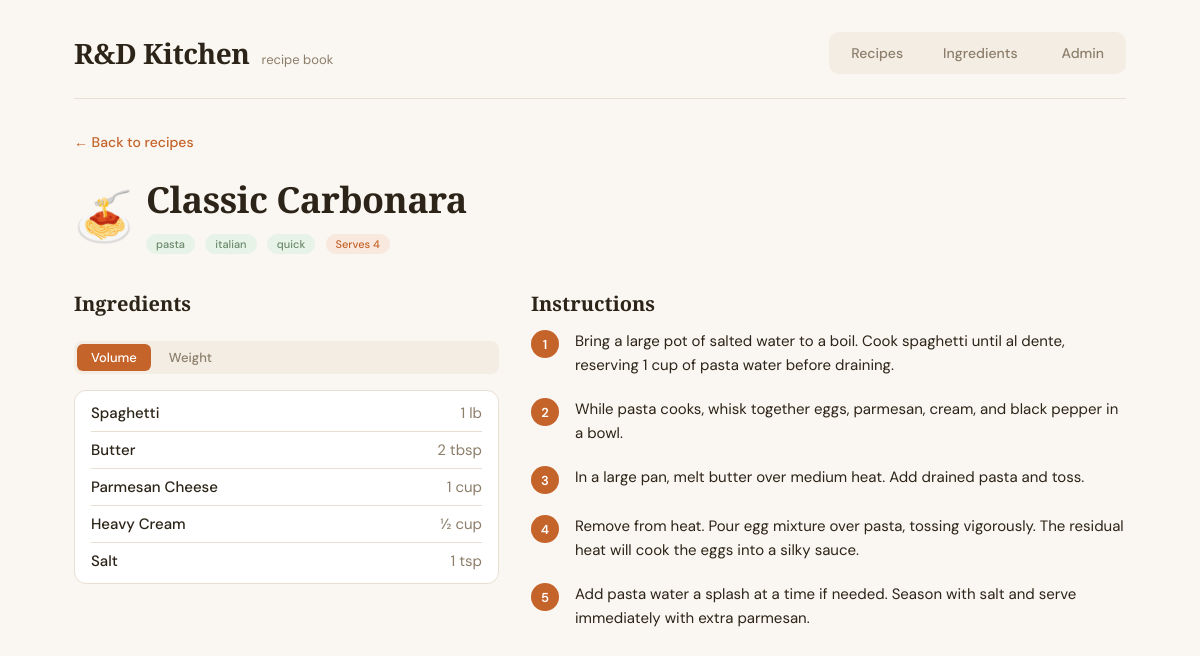
/recipe/1, run on the app's committed database.
### tables this page shows
CREATE TABLE recipe (
    id INTEGER PRIMARY KEY AUTOINCREMENT,
    title TEXT NOT NULL,
    image_path TEXT,
    servings INTEGER NOT NULL DEFAULT 4,
    tags TEXT DEFAULT ''
, source_url TEXT);

CREATE TABLE recipe_ingredient (
    id INTEGER PRIMARY KEY AUTOINCREMENT,
    recipe_id INTEGER NOT NULL REFERENCES recipe(id),
    ingredient_id INTEGER REFERENCES ingredient(id),
    name TEXT NOT NULL,
    amount REAL,
    unit TEXT,
    sort_order INTEGER NOT NULL DEFAULT 0
);

CREATE TABLE recipe_step (
    id INTEGER PRIMARY KEY AUTOINCREMENT,
    recipe_id INTEGER NOT NULL REFERENCES recipe(id),
    step_number INTEGER NOT NULL,
    instruction TEXT NOT NULL
);

### app.py (the view)
@app.route("/recipe/<int:recipe_id>")
def recipe_detail(recipe_id):
    db = get_db()
    recipe = get_recipe_by_id(db, recipe_id)
    if not recipe:
        db.close()
        return "Recipe not found", 404
    steps = get_recipe_steps(db, recipe_id)
    ingredients = get_recipe_ingredients(db, recipe_id)
    db.close()
    return render_template("recipe_detail.html",
                           recipe=recipe, steps=steps, ingredients=ingredients)

### app.py (called while the page is built)
@app.before_request
def ensure_db():
    if not hasattr(app, "_db_initialized"):
        init_db()
        db = get_db()
        seed_recipes(db)
        db.close()
        if seed_ingredients:
            try:
                seed_ingredients()
            except Exception as e:
                app.logger.warning(f"Ingredient seeding skipped: {e}")
        app._db_initialized = True

@app.context_processor
def utility_processor():
    return {"format_amount": format_amount, "is_admin": session.get("admin", False)}

### conversions.py (called while the page is built)
def format_amount(n):
    if n is None:
        return ""
    if n == int(n):
        return str(int(n))
    base = int(n)
    frac = n - base
    for val, symbol in DISPLAY_FRACTIONS:
        if abs(frac - val) < 0.05:
            return f"{base} {symbol}" if base else symbol
    return f"{n:.1f}" if n % 1 != 0 else str(int(n))

### database.py (called while the page is built)
def get_db():
    db = sqlite3.connect(DB_PATH)
    db.row_factory = sqlite3.Row
    db.execute("PRAGMA foreign_keys = ON")
    return db

def get_recipe_by_id(db, recipe_id):
    return db.execute("SELECT * FROM recipe WHERE id = ?", (recipe_id,)).fetchone()

def get_recipe_steps(db, recipe_id):
    return db.execute(
        "SELECT * FROM recipe_step WHERE recipe_id = ? ORDER BY step_number",
        (recipe_id,),
    ).fetchall()

def get_recipe_ingredients(db, recipe_id):
    return db.execute(
        """SELECT ri.*, i.grams_per_cup, i.unit_type, i.avg_weight_grams
           FROM recipe_ingredient ri
           LEFT JOIN ingredient i ON ri.ingredient_id = i.id
           WHERE ri.recipe_id = ?
           ORDER BY ri.sort_order""",
        (recipe_id,),
    ).fetchall()

### templates/recipe_detail.html (shortened to what this page needs)
{% extends "base.html" %}
{% block content %}
<a href="{{ url_for('home') }}" class="back-link">&larr; Back to recipes</a>
<div class="detail-header">
    {% if recipe.image_path and recipe.image_path.startswith('static/') %}
    <img src="{{ url_for('static', filename=recipe.image_path[7:]) }}" alt="{{ recipe.title }}" class="detail-image">
    {% else %}
    <span class="detail-emoji">{{ recipe.image_path }}</span>
    {% endif %}
    <div>
        <div class="detail-title">{{ recipe.title }}</div>
        <div>
            {% for tag in recipe.tags.split(',') %}
            {% if tag.strip() %}
            <span class="tag">{{ tag.strip() }}</span>
            {% endif %}
            {% endfor %}
            <span class="tag tag--accent">Serves {{ recipe.servings }}</span>
        </div>
    </div>
</div>
<div class="detail-columns">
    <div>
        <div class="section-header">
            <div class="section-title">Ingredients</div>
        </div>
        <div class="unit-toggle" id="detail-unit-toggle">
            <button class="active" data-unit="volume">Volume</button>
            <button data-unit="weight">Weight</button>
        </div>
        <div class="ingredient-list" id="ingredient-list">
            {% for ing in ingredients %}
            <div class="ingredient-row" data-amount="{{ ing.amount }}" data-unit="{{ ing.unit }}"
                 data-grams-per-cup="{{ ing.grams_per_cup or '' }}"
                 data-unit-type="{{ ing.unit_type or 'volume' }}"
                 data-avg-weight="{{ ing.avg_weight_grams or '' }}">
                <span class="ingredient-name">{{ ing.name }}</span>
                <span class="ingredient-amount">{{ format_amount(ing.amount) }} {{ ing.unit }}</span>
            </div>
            {% endfor %}
        </div>
    </div>
    <div>
        <div class="section-title">Instructions</div>
        {% for step in steps %}
        <div class="step">
            <div class="step-num">{{ step.step_number }}</div>
            <div class="step-text">{{ step.instruction }}</div>
        </div>
        {% endfor %}
    </div>
</div>
{% endblock %}

### templates/base.html (shortened to what this page needs)
<!DOCTYPE html>
<html lang="en">
<head>
    <link rel="stylesheet" href="{{ url_for('static', filename='style.css') }}">
</head>
<body>
    <div class="container">
        <header class="header">
            <div>
                <a href="{{ url_for('home') }}" class="logo">R&D Kitchen</a>
                <span class="logo-sub">recipe book</span>
            </div>
            <nav class="nav-links">
                <a href="{{ url_for('home') }}" class="{% if request.endpoint == 'home' %}active{% endif %}">Recipes</a>
                <a href="{{ url_for('ingredients_page') }}" class="{% if request.endpoint == 'ingredients_page' %}active{% endif %}">Ingredients</a>
                {% if is_admin %}
                <a href="{{ url_for('logout') }}" class="nav-auth">Logout</a>
                {% else %}
                <a href="{{ url_for('login') }}" class="nav-auth">Admin</a>
                {% endif %}
            </nav>
        </header>
        {% block content %}{% endblock %}
    </div>
</body>
</html>

### static/style.css (style rules this page uses)
:root { --bg: #FAF6F1; --surface: #FFFFFF; --surface-alt: #F3EDE4; --border: #E8DFD3; --text: #2C2418; --text-muted: #8C7E6A; --accent: #C4632A; --accent-light: #F9E8DD; --accent-dark: #A04E1C; --green: #5A8F5C; --green-light: #E8F3E8; --tag: #6B8A6B; --font: 'DM Sans', 'Avenir', sans-serif; --font-display: 'Playfair Display', 'Georgia', serif; }
*, *::before, *::after { box-sizing: border-box; margin: 0; padding: 0; }
body { font-family: var(--font); background: var(--bg); color: var(--text); min-height: 100vh; -webkit-font-smoothing: antialiased; }
.container { max-width: 1100px; margin: 0 auto; padding: 0 24px 60px; }
.header { display: flex; justify-content: space-between; align-items: center; padding: 32px 0 24px; border-bottom: 1px solid var(--border); margin-bottom: 32px; flex-wrap: wrap; gap: 12px; }
.logo { font-family: var(--font-display); font-size: 28px; font-weight: 700; color: var(--text); letter-spacing: -0.5px; text-decoration: none; }
.logo-sub { font-size: 13px; color: var(--text-muted); font-family: var(--font); font-weight: 400; margin-left: 8px; }
.nav-links { display: flex; gap: 4px; background: var(--surface-alt); border-radius: 10px; padding: 4px; }
.nav-links a, .mode-toggle button { padding: 8px 18px; border-radius: 8px; border: none; cursor: pointer; font-size: 14px; font-weight: 500; font-family: var(--font); background: transparent; color: var(--text-muted); text-decoration: none; transition: all 0.2s; }
.unit-toggle { display: flex; gap: 4px; background: var(--surface-alt); border-radius: 8px; padding: 3px; margin-bottom: 16px; }
.unit-toggle button { padding: 5px 14px; border-radius: 6px; border: none; cursor: pointer; font-size: 13px; font-weight: 500; font-family: var(--font); background: transparent; color: var(--text-muted); transition: all 0.2s; }
.unit-toggle button.active { background: var(--accent); color: #fff; }
.tag { display: inline-block; padding: 3px 10px; border-radius: 20px; font-size: 11px; font-weight: 500; background: var(--green-light); color: var(--tag); margin-right: 6px; margin-bottom: 4px; }
.tag--accent { background: var(--accent-light); color: var(--accent); }
.back-link { display: inline-flex; align-items: center; gap: 6px; background: none; border: none; cursor: pointer; font-size: 14px; color: var(--accent); font-weight: 500; font-family: var(--font); padding: 0; margin-bottom: 24px; text-decoration: none; }
.detail-header { display: flex; gap: 12px; align-items: center; margin-bottom: 4px; }
.detail-emoji { font-size: 48px; }
.detail-title { font-family: var(--font-display); font-size: 36px; font-weight: 700; margin-bottom: 8px; letter-spacing: -0.5px; }
.detail-columns { display: grid; grid-template-columns: 1fr 1.4fr; gap: 32px; margin-top: 32px; }
.section-title { font-family: var(--font-display); font-size: 20px; font-weight: 600; margin-bottom: 12px; color: var(--text); }
.section-header { display: flex; justify-content: space-between; align-items: center; margin-bottom: 12px; }
.ingredient-list { background: var(--surface); border-radius: 12px; border: 1px solid var(--border); padding: 4px 16px; }
.ingredient-row { display: flex; justify-content: space-between; padding: 8px 0; border-bottom: 1px solid var(--border); font-size: 15px; }
.ingredient-row:last-child { border-bottom: none; }
.ingredient-name { font-weight: 500; }
.ingredient-amount { color: var(--text-muted); }
.step { display: flex; gap: 16px; margin-bottom: 20px; }
.step-num { width: 28px; height: 28px; border-radius: 50%; background: var(--accent); color: #fff; display: flex; align-items: center; justify-content: center; font-size: 13px; font-weight: 600; flex-shrink: 0; margin-top: 1px; }
.step-text { font-size: 15px; line-height: 1.6; color: var(--text); }
.nav-auth { font-size: 13px; color: var(--text-muted); text-decoration: none; padding: 8px 14px; border-left: 1px solid var(--border); margin-left: 4px; }

### data on the page
recipe: image_path "🍝", title "Classic Carbonara", servings "4"
recipe_ingredient: name "Spaghetti"
recipe_ingredient: name "Butter"
recipe_ingredient: name "Parmesan Cheese"
recipe_ingredient: name "Heavy Cream"
recipe_ingredient: name "Salt"
recipe_step: step_number "1", instruction "Bring a large pot of salted water to a boil. Cook spaghetti until al dente, reserving 1 cup of pasta water before draining."
recipe_step: step_number "2", instruction "While pasta cooks, whisk together eggs, parmesan, cream, and black pepper in a bowl."
recipe_step: step_number "3", instruction "In a large pan, melt butter over medium heat. Add drained pasta and toss."
recipe_step: step_number "4", instruction "Remove from heat. Pour egg mixture over pasta, tossing vigorously. The residual heat will cook the eggs into a silky sauce."
recipe_step: step_number "5", instruction "Add pasta water a splash at a time if needed. Season with salt and serve immediately with extra parmesan."

### other printed values
{{ tag.strip() }} "pasta" "italian" "quick"
